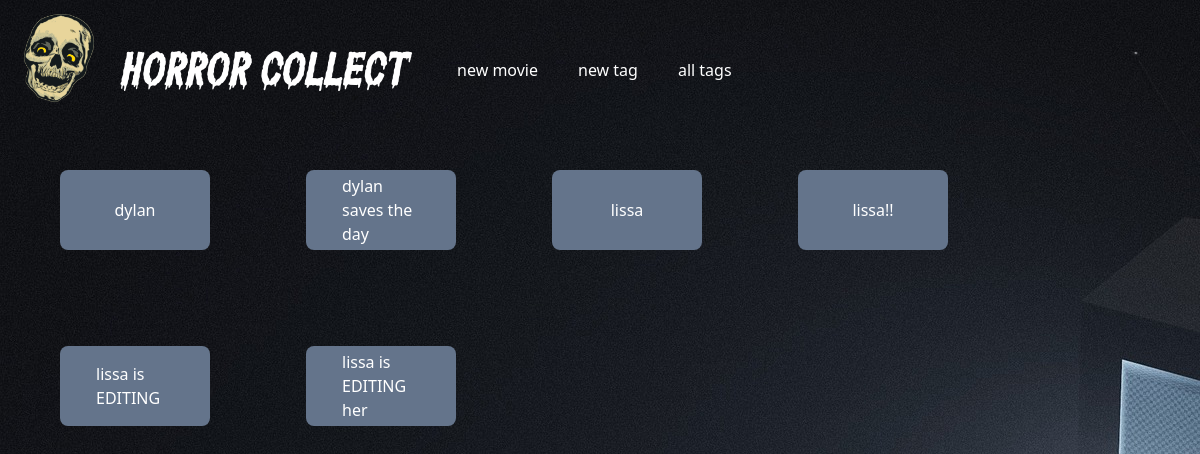
The app's page /tags with its own data.
### app/models.py (models this page shows)
class Tag(db.Model):
  id = db.Column(db.Integer, primary_key=True)
  name = db.Column(db.String(255), nullable=False)
  movies = db.relationship('Movie', secondary='movie_tags', back_populates='tags')

### app/controllers/tags.py (the view)
@tags.route('/tags')
def index():
  tags = Tag.query.all()
  return render_template('tags/index.html', tags=tags)

### app/templates/tags/index.html
{% extends 'layouts/base.html' %} {% block content %}
<div class="flex flex-row justify-left flex-wrap m-3">
  {% for tag in tags %}
  <div class="bg-slate-500 m-12 rounded-lg w-[150px] h-[80px] px-4 py-2 flex justify-center items-center">
    <a href="{{ url_for('tags.show', id=tag.id) }}" class="">{{ tag.name }}</a>
  </div>
  {% endfor %}
</div>
{% endblock %}

### app/static/style.css (style rules this page uses)
a { margin: 20px; }

### records on screen
Tag: name "dylan"
Tag: name "dylan saves the day"
Tag: name "lissa"
Tag: name "lissa!!"
Tag: name "lissa is EDITING"
Tag: name "lissa is EDITING her"
